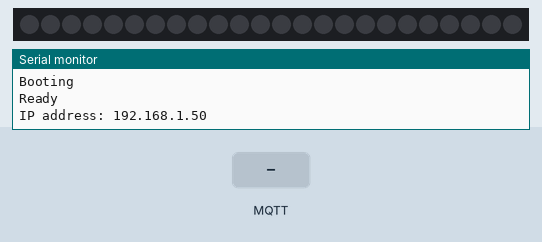
This sketch was run on a simulated ESP8266 (NodeMCU). On the bench: 24 RGB LEDs in strip order, left to right, the last lines printed to the serial monitor. The inputs (shaded band) are chosen by the test bench. Dim RGB values are drawn brighter than linear; WiFi joins after 1.5 s; servers stay silent unless stated; no MQTT or app messages arrive unless stated.

Above: at 2.7 s.
2.8 s: MQTT message "1" arrives on the second subscribed topic
At 3.8 s:
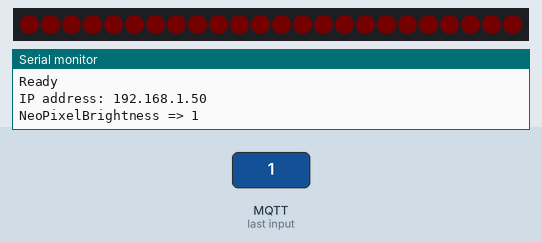
4.3 s: MQTT message "NeoPixel" arrives on the first subscribed topic
At 5.0 s:
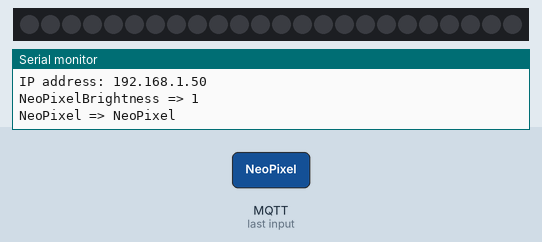
Timing chart, 0 to 7.3 s (numbered marks = the images above; inputs shaded):
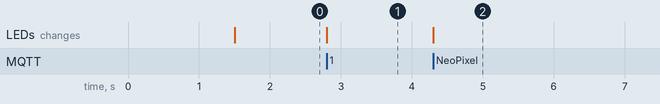

The sketch:

ESP8266NeoPixel.ino
```cpp
#include <ESP8266WiFi.h>
#include <WiFiClient.h>
#include <ESP8266mDNS.h>
#include <WiFiUdp.h>
#include <ArduinoOTA.h>
#include <PubSubClient.h>
#include <Adafruit_NeoPixel.h>

#define PIN 5

const byte dim_curve[] = {
  0,   1,   1,   2,   2,   2,   2,   2,   2,   3,   3,   3,   3,   3,   3,   3,
  3,   3,   3,   3,   3,   3,   3,   4,   4,   4,   4,   4,   4,   4,   4,   4,
  4,   4,   4,   5,   5,   5,   5,   5,   5,   5,   5,   5,   5,   6,   6,   6,
  6,   6,   6,   6,   6,   7,   7,   7,   7,   7,   7,   7,   8,   8,   8,   8,
  8,   8,   9,   9,   9,   9,   9,   9,   10,  10,  10,  10,  10,  11,  11,  11,
  11,  11,  12,  12,  12,  12,  12,  13,  13,  13,  13,  14,  14,  14,  14,  15,
  15,  15,  16,  16,  16,  16,  17,  17,  17,  18,  18,  18,  19,  19,  19,  20,
  20,  20,  21,  21,  22,  22,  22,  23,  23,  24,  24,  25,  25,  25,  26,  26,
  27,  27,  28,  28,  29,  29,  30,  30,  31,  32,  32,  33,  33,  34,  35,  35,
  36,  36,  37,  38,  38,  39,  40,  40,  41,  42,  43,  43,  44,  45,  46,  47,
  48,  48,  49,  50,  51,  52,  53,  54,  55,  56,  57,  58,  59,  60,  61,  62,
  63,  64,  65,  66,  68,  69,  70,  71,  73,  74,  75,  76,  78,  79,  81,  82,
  83,  85,  86,  88,  90,  91,  93,  94,  96,  98,  99,  101, 103, 105, 107, 109,
  110, 112, 114, 116, 118, 121, 123, 125, 127, 129, 132, 134, 136, 139, 141, 144,
  146, 149, 151, 154, 157, 159, 162, 165, 168, 171, 174, 177, 180, 183, 186, 190,
  193, 196, 200, 203, 207, 211, 214, 218, 222, 226, 230, 234, 238, 242, 248, 255,
};
const char* ssid = "********";
const char* password = "********";
const char* host = "esp8266NeoPixel";

uint32_t getRGB(int hue, int sat, int val);

uint32_t color;
int hue = 0;
int brightness = 255;
float saturation = 255;

Adafruit_NeoPixel strip = Adafruit_NeoPixel(24, PIN, NEO_GRB + NEO_KHZ800);
WiFiClient wclient;
// Update these with values suitable for your network.
IPAddress MQTTserver(192, 168, 11, 22);
//PubSubClient client(wclient);
PubSubClient client(MQTTserver, 1883, wclient);

void callback (char* topic, byte* payload, uint8_t length) {
  uint16_t i;

  // handle message arrived
  char* myPayload = (char *) malloc(sizeof(char) * (length + 1));
  strncpy(myPayload, (char *) payload, length);
  myPayload[length] = '\0';
  Serial.print(topic);
  // Serial.print(" (");
  // Serial.print(length);
  // Serial.print(") => ");
  Serial.print(" => ");
  Serial.println(myPayload);


  if (! strcmp(topic, "NeoPixel")) {
    if (! strncmp((char*) payload, "on", length)) {
      // reset brightness and saturation, keep hue
      brightness = 255;
      saturation = 255;

      color = getRGB(hue, saturation, brightness);
      for(i=0; i<strip.numPixels(); i++) {
        strip.setPixelColor(i, color);
      }
      strip.show();
    }
    else {
      // turn off, set brightness to 0
      brightness = 0;

      color = getRGB(hue, saturation, brightness);
      for (i=0; i<strip.numPixels(); i++) {
        strip.setPixelColor(i, color);
      }
      strip.show();
    }
  }

  else if (! strcmp(topic, "NeoPixelBrightness")) {
    // [0; 100] -> [0; 255]
    brightness = atoi(myPayload) * 255 / 100;
    color = getRGB(hue, saturation, brightness);
    for (i = 0; i < strip.numPixels(); i++) {
      strip.setPixelColor(i, color);
    }
    strip.show();
  }
  else if (! strcmp(topic, "NeoPixelHue")) {
    // [0; 360]
    hue = atoi(myPayload);
    color = getRGB(hue, saturation, brightness);
    for(i=0; i<strip.numPixels(); i++) {
      strip.setPixelColor(i, color);
    }
    strip.show();
  }

  else if (! strcmp(topic, "NeoPixelSaturation")) {
    // [0; 100] -> [0; 255]
    saturation = atoi(myPayload) * 255 / 100;
    color = getRGB(hue, saturation, brightness);
    for (i = 0; i < strip.numPixels(); i++) {
      strip.setPixelColor(i, color);
    }
    strip.show();
  }
}

void setup() {
  Serial.begin(76800);
  Serial.println("Booting");
  WiFi.mode(WIFI_STA);
  WiFi.begin(ssid, password);
  while (WiFi.waitForConnectResult() != WL_CONNECTED) {
    Serial.println("Connection Failed! Rebooting...");
    delay(5000);
    ESP.restart();
  }

  // Port defaults to 8266
  // ArduinoOTA.setPort(8266);

  // Hostname defaults to esp8266-[ChipID]
  ArduinoOTA.setHostname(host);

  // No authentication by default
  // ArduinoOTA.setPassword((const char *)"123");

  ArduinoOTA.onStart([]() {
      Serial.println("Start");
      });

  ArduinoOTA.onEnd([]() {
      Serial.println("\nEnd");
      });

  ArduinoOTA.onProgress([](unsigned int progress, unsigned int total) {
      Serial.printf("Progress: %u%%\r", (progress / (total / 100)));
      });

  ArduinoOTA.onError([](ota_error_t error) {
      Serial.printf("Error[%u]: ", error);
      if (error == OTA_AUTH_ERROR) Serial.println("Auth Failed");
      else if (error == OTA_BEGIN_ERROR) Serial.println("Begin Failed");
      else if (error == OTA_CONNECT_ERROR) Serial.println("Connect Failed");
      else if (error == OTA_RECEIVE_ERROR) Serial.println("Receive Failed");
      else if (error == OTA_END_ERROR) Serial.println("End Failed");
      });

  ArduinoOTA.begin();
  Serial.println("Ready");
  Serial.print("IP address: ");
  Serial.println(WiFi.localIP());

  // MQTT callback
  client.setCallback(callback);

  strip.begin();
  strip.show(); // Initialize all pixels to 'off'
}

void loop() {
  ArduinoOTA.handle();
  if (WiFi.status() == WL_CONNECTED) {
    if (!client.connected()) {
      if (client.connect("ESP8266: NeoPixel")) {
        client.publish("outTopic", "hello world");
        client.subscribe("NeoPixel");
        client.subscribe("NeoPixelBrightness");
        client.subscribe("NeoPixelHue");
        client.subscribe("NeoPixelSaturation");
      }
    }

    if (client.connected()) client.loop();
  }
}

uint32_t getRGB(int hue, int sat, int val) {
  uint32_t color = 0;

  val = dim_curve[val];
  sat = 255-dim_curve[255-sat];

  int r;
  int g;
  int b;
  int base;

  if (sat == 0) { // Acromatic color (gray). Hue doesn't mind.
    r = val;
    g = val;
    b = val;
  } else  {

    base = ((255 - sat) * val)>>8;

    switch(hue/60) {
      case 0:
        r = val;
        g = (((val-base)*hue)/60)+base;
        b = base;
        break;

      case 1:
        r = (((val-base)*(60-(hue%60)))/60)+base;
        g = val;
        b = base;
        break;

      case 2:
        r = base;
        g = val;
        b = (((val-base)*(hue%60))/60)+base;
        break;

      case 3:
        r = base;
        g = (((val-base)*(60-(hue%60)))/60)+base;
        b = val;
        break;

      case 4:
        r = (((val-base)*(hue%60))/60)+base;
        g = base;
        b = val;
        break;

      case 5:
        r = val;
        g = base;
        b = (((val-base)*(60-(hue%60)))/60)+base;
        break;
    }
  }
  color = (r << 16) | (g << 8) | b;
  // Serial.printf("colors: %u %u %u, color: 0x%06x\n", r, g, b, color);
  return color;
}
```

Measured:
- after the input at 2.8 s, the LEDs: change at once (image 1)
- after the input at 4.3 s, the LEDs: change at once (image 2)
